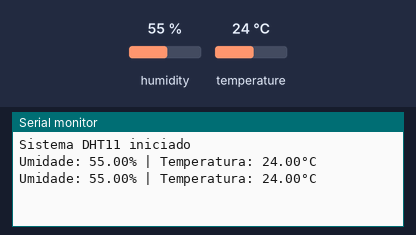
The sketch below on a simulated Arduino Uno, built with avr-gcc and run on an emulated ATmega328P. On the bench: the last lines printed to the serial monitor. The inputs (shaded band) are chosen by the test bench; at power-on: humidity 55 %, temperature 24 °C.

Above: at 4.8 s.
4.9 s: humidity set to 22 %
At 7.3 s:
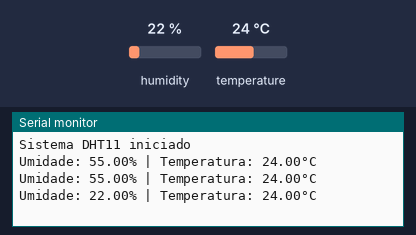
7.9 s: temperature set to 12 °C
At 8.6 s:
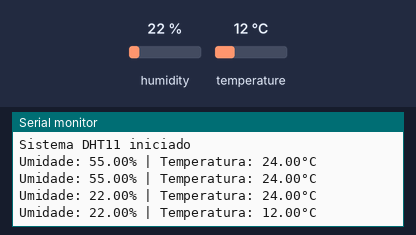
10.9 s: humidity set to 40 %
At 13.4 s:
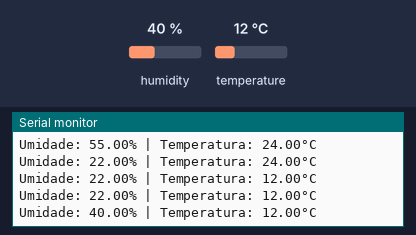
Timing chart, 0 to 14.9 s (numbered marks = the images above; inputs shaded):
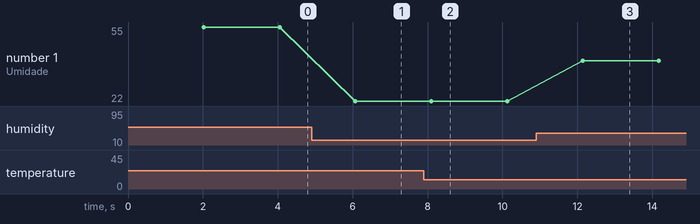

The sketch:

projetoArduinoEstatistica2.ino
```cpp
#include <DHT.h>

#define DHTPIN 2          // Pino digital conectado ao DHT11
#define DHTTYPE DHT11     // Tipo do sensor

DHT dht(DHTPIN, DHTTYPE);

void setup() {
  Serial.begin(9600);     // Inicia a comunicação serial
  dht.begin();            // Inicia o sensor
  Serial.println("Sistema DHT11 iniciado");
}

void loop() {
  delay(2000);  // Espera 2 segundos entre leituras

  float umidade = dht.readHumidity();         // Lê a umidade
  float temperatura = dht.readTemperature();  // Lê a temperatura em Celsius

  // Verifica se a leitura foi bem sucedida
  if (isnan(umidade) || isnan(temperatura)) {
    Serial.println("Falha ao ler o sensor DHT11!");
    return;
  }

  // Envia os dados formatados pela serial
  Serial.print("Umidade: ");
  Serial.print(umidade);
  Serial.print("% | Temperatura: ");
  Serial.print(temperatura);
  Serial.println("°C");
}
```

Measured:
- after the input at 4.9 s, the serial monitor: prints a new line after 1.2 s (image 1)
- after the input at 7.9 s, the serial monitor: prints a new line after 0.20 s (image 2)
- after the input at 10.9 s, the serial monitor: prints a new line after 1.2 s (image 3)
- plotted number 1: 55 → 22 after the input at 4.9 s, 22 → 40 after the input at 10.9 s
